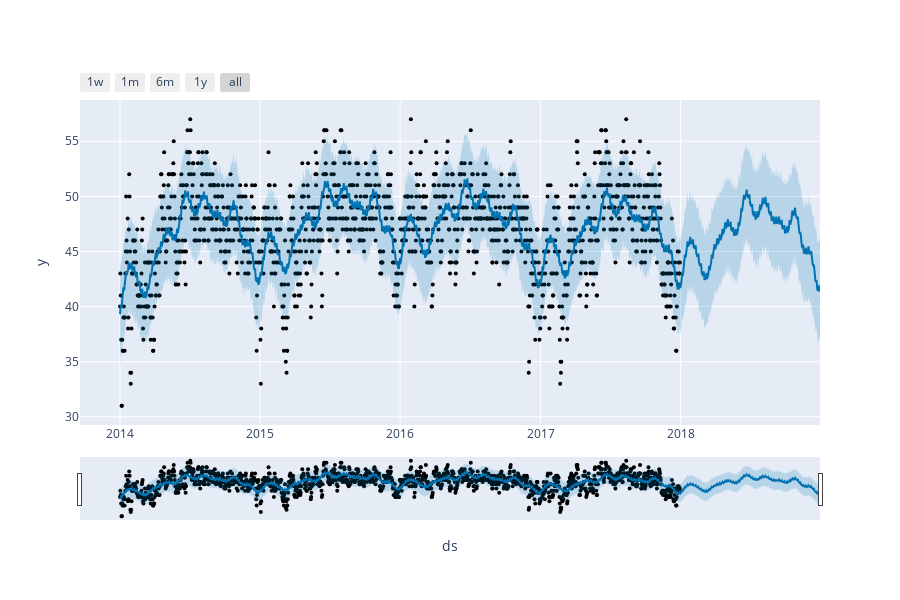

The notebook cell saved with this chart:
### Markdown cell above
## Built-in Prophet Visualization

### Code cell
plot_plotly(m, forecast)#pass prophet obj, and predictions

### Figure 1 — Plotly figure (JSON) as saved in the notebook; plotly's stock layout.template omitted (floating-point values rounded to 4 significant figures; data arrays with more than 128 entries replaced by an {"elided": "..."} marker saying what was removed)
{"data": [{"marker": {"color": "black", "size": 4}, "mode": "markers", "name": "Actual", "type": "scatter", "x": {"elided": "1457 str values"}, "y": {"elided": "1457 int values"}}, {"hoverinfo": "skip", "line": {"width": 0}, "mode": "lines", "type": "scatter", "x": {"elided": "1822 str values"}, "y": {"elided": "1822 float values"}}, {"fill": "tonexty", "fillcolor": "rgba(0, 114, 178, 0.2)", "line": {"color": "#0072B2", "width": 2}, "mode": "lines", "name": "Predicted", "type": "scatter", "x": {"elided": "1822 str values"}, "y": {"elided": "1822 float values"}}, {"fill": "tonexty", "fillcolor": "rgba(0, 114, 178, 0.2)", "hoverinfo": "skip", "line": {"width": 0}, "mode": "lines", "type": "scatter", "x": {"elided": "1822 str values"}, "y": {"elided": "1822 float values"}}], "layout": {"height": 600, "showlegend": false, "width": 900, "xaxis": {"autorange": true, "range": ["2013-09-18 18:30:51.4286", "2018-12-30"], "rangeselector": {"buttons": [{"count": 7, "label": "1w", "step": "day", "stepmode": "backward"}, {"count": 1, "label": "1m", "step": "month", "stepmode": "backward"}, {"count": 6, "label": "6m", "step": "month", "stepmode": "backward"}, {"count": 1, "label": "1y", "step": "year", "stepmode": "backward"}, {"step": "all"}]}, "rangeslider": {"autorange": true, "range": ["2013-09-18 18:30:51.4286", "2018-12-30"], "visible": true, "yaxis": {"_template": null, "rangemode": "match"}}, "title": {"text": "ds"}, "type": "date"}, "yaxis": {"autorange": true, "range": [29.25, 58.75], "title": {"text": "y"}, "type": "linear"}}}
